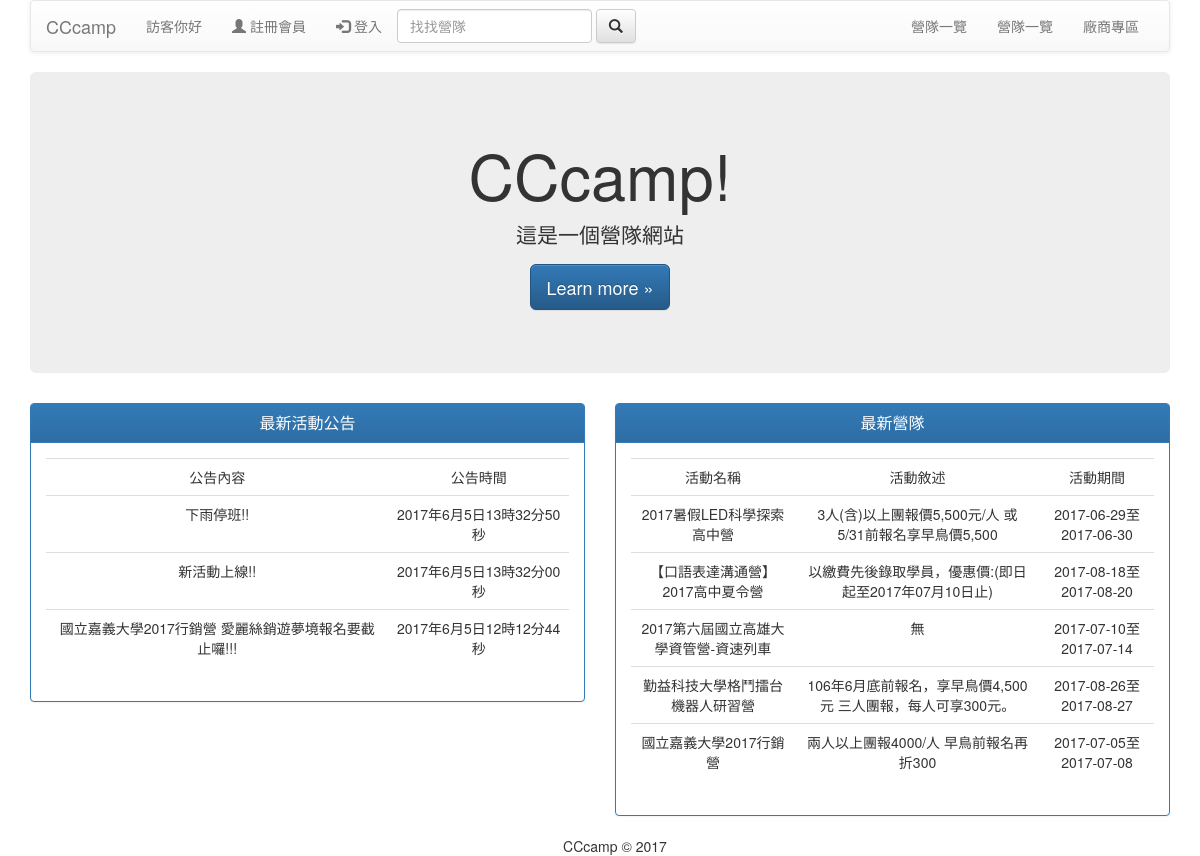
The page / on the database its author committed.
### tables this page shows
CREATE TABLE `news` (
  `n_code` int(10) NOT NULL,
  `n_content` varchar(500) NOT NULL,
  `n_time` varchar(30) NOT NULL,
  `u_code` int(10) NOT NULL
);

CREATE TABLE `activity` (
  `act_code` int(10) NOT NULL,
  `act_name` varchar(100) NOT NULL,
  `act_desc` varchar(300) NOT NULL,
  `act_price` int(5) NOT NULL,
  `act_area` enum('臺北市','新北市','桃園市','臺中市','臺南市','高雄市','基隆市','桃園縣','新竹市','新竹縣','苗栗縣','彰化市','彰化縣','南投縣','雲林縣','嘉義市','嘉義縣','屏東市','屏東縣','台東縣','花蓮市','花蓮縣','宜蘭縣','澎湖縣','金門縣','連江縣','香港','海外','其他') NOT NULL,
  `act_stage1` varchar(5) NOT NULL,
  `act_stage2` varchar(5) NOT NULL,
  `act_stage3` varchar(5) NOT NULL,
  `act_stage4` varchar(5) NOT NULL,
  `act_stage5` varchar(5) NOT NULL,
  `act_stage6` varchar(5) NOT NULL,
  `act_stage7` varchar(5) NOT NULL,
  `act_stage8` varchar(5) NOT NULL,
  `act_field` enum('法政','財經','外語','數理化學','地球與環境','資訊','生物資源','建築','設計','藝術','社會與心理','大眾傳播','文史哲','教育','管理','運動遊憩','工程','機器人','生命科學','醫藥衛生','其他') NOT NULL,
  `act_poster` longblob,
  `act_url` varchar(100) NOT NULL,
  `act_signup_starttime` date NOT NULL,
  `act_signup_endtime` date NOT NULL,
  `act_starttime` date NOT NULL,
  `act_endtime` date NOT NULL,
  `act_PICname` varchar(10) NOT NULL,
  `act_PICphone` int(10) NOT NULL,
  `act_ORG` varchar(40) NOT NULL,
  `u_code` int(10) NOT NULL
);

### index.php (the view, shortened to what this page needs)
<!DOCTYPE html>
<html lang="en">
<head>
    <link rel="stylesheet" href="https://maxcdn.bootstrapcdn.com/bootstrap/3.3.7/css/bootstrap.min.css">
    <link rel="stylesheet" href="https://maxcdn.bootstrapcdn.com/bootstrap/3.3.7/css/bootstrap-theme.min.css">
</head>
<body>
    <div class="container text-center">
        <?php include 'header.php';
        include "dbconnect.php";?>
        <div class="jumbotron">
            <h1>CCcamp!</h1>
            <p>這是一個營隊網站</p>
            <p><a class="btn btn-primary btn-lg" href="#" role="button">Learn more &raquo;</a></p>
        </div>
        <div class="row">
            <div class="col-sm-6">
                <div class="panel panel-primary">
                    <div class="panel-heading">
                        <h3 class="panel-title">最新活動公告</h3>
                    </div>
                    <div class="panel-body">
                        <table class="table">
                            <?php
                            $result=mysqli_query($link,"SELECT * FROM news ORDER BY n_code DESC LIMIT 6");
                                echo "<tr><td>公告內容</td>";
                                echo "<td>公告時間</td></tr>";
                            while($row=mysqli_fetch_assoc($result)){
                                echo"<tr>";
                                echo "<td>".$row["n_content"]."</td>";
                                echo "<td>".$row["n_time"]."</td>";
                                echo "</tr>";
                            }
                            ?>
                        </table>
                    </div>
                </div>
            </div>
            <div class="col-sm-6">
                <div class="panel panel-primary">
                    <div class="panel-heading">
                        <h3 class="panel-title">最新營隊</h3>
                    </div>
                    <div class="panel-body">
                        <table class="table">
                            <?php
                            $result2 = mysqli_query($link,"SELECT * FROM `activity` ORDER BY `act_code` DESC LIMIT 6");
                            echo "<tr><td>活動名稱</td>";
                            echo "<td>活動敘述</td>";
                            echo "<td>活動期間</td></tr>";
                            while( $row2 = mysqli_fetch_assoc($result2)){
                                echo"<tr>";
                                echo "<td>";
                                echo $row2["act_name"]."<br>";
                                echo "</td><td>";
                                echo $row2["act_desc"]."<br>";
                                echo "</td><td>";
                                echo $row2["act_starttime"]."至".$row2["act_endtime"];
                                echo "</td></tr>";
                            }
                            ?>
                        </table>
                    </div>
                </div>
            </div>
        </div>
        <?php include 'footer.php'; ?>
    </div>
</body>
</html>

### header.php (shortened to what this page needs)
<!DOCTYPE html>
<html lang="en">
<head>
    <link rel="stylesheet" href="https://maxcdn.bootstrapcdn.com/bootstrap/3.3.7/css/bootstrap.min.css">
    <link rel="stylesheet" href="https://maxcdn.bootstrapcdn.com/bootstrap/3.3.7/css/bootstrap-theme.min.css">
</head>
<body>
    <nav class="navbar navbar-default">
        <div class="container-fluid">
            <div class="navbar-header">
            <a class="navbar-brand" href="index.php">CCcamp</a>
            </div>
            <div class="collapse navbar-collapse" id="bs-example-navbar-collapse-1">
                <ul class="nav navbar-nav navbar-left">
                <?php
                if(isset($_SESSION['user'])) {
                    echo "<p class='navbar-text'>已經登入為 : ".$_SESSION['user']." </p>";
                    echo "<a href='logout.php' class='btn btn-default navbar-btn'>登出</a>";
                }else {
                    echo "<p class='navbar-text'>訪客你好</p>";
                    echo "<ul class='nav navbar-nav navbar-right'>";
                    echo "<li><a href='regist.php'><span class='glyphicon glyphicon-user'></span> 註冊會員</a></li>";
                    echo "<li><a href='login.php'><span class='glyphicon glyphicon-log-in'></span> 登入</a></li>";
                    echo "</ul>";
                }
                ?>
                </ul>
                <form class="navbar-form navbar-left" action="search.php" method="get">
                    <div class="form-group">
                    <input type="text" class="form-control" name="srch" placeholder="找找營隊">
                    </div>
                    <button type="submit" class="btn btn-default"><i class="glyphicon glyphicon-search"></i></button>
                </form>
                <ul class="nav navbar-nav navbar-right">
                <?php
                if(!isset($_SESSION['auth'])) {
                    echo "<li><a href='allcamp.php'>營隊一覽</a></li>
                        <li><a href='allcamp.php'>營隊一覽</a></li>
                        <li><a href='sup.php'>廠商專區</a></li>";
                }elseif ($_SESSION['auth'] == 'user') {
                    echo "<li><a href='mydata.php'>我的資料</a></li>
                        <li><a href='allcamp.php'>營隊一覽</a></li>
                        <li><a href='hot.php'>熱門資料</a></li>
                        <li><a href='mycollect.php'>營隊收藏</a></li>";
                }elseif ($_SESSION['auth'] == 'admin') {
                    echo "<li><a href='mydata.php'>我的資料</a></li>
                        <li><a href='newcamp.php'>刊登營隊</a></li>
                        <li><a href='actnews.php'>管理最新消息</a></li>
                        <li><a href='mycamp.php'>營隊修改</a></li>";
                }elseif  ($_SESSION['auth'] == 'su') {
                    echo "<li><a href='mydata.php'>我的資料</a></li>
                        <li><a href='sucamp.php'>管理營隊</a></li>
                        <li><a href='suuser.php'>管理會員</a></li>
                        <li><a href='sucom.php'>管理評價</a></li>
                        <li><a href='sunews.php'>管理最新消息</a></li>";
                }
                ?>
                </ul>
            </div>
        </div>
    </nav>
</body>
</html>

### footer.php (shortened to what this page needs)
<!DOCTYPE html>
<html lang="en">
<head>
    <link rel="stylesheet" href="https://maxcdn.bootstrapcdn.com/bootstrap/3.3.7/css/bootstrap.min.css">
    <link rel="stylesheet" href="https://maxcdn.bootstrapcdn.com/bootstrap/3.3.7/css/bootstrap-theme.min.css">
</head>
<body>
    <div class="container">
        <div class="footer footer-static">
            <span>CCcamp &copy 2017</span>
        </div>
    </div>
</body>
</html>

### rows shown on the page
news: n_content "下雨停班!!", n_time "2017年6月5日13時32分50秒"
news: n_content "新活動上線!!", n_time "2017年6月5日13時32分00秒"
news: n_content "國立嘉義大學2017行銷營 愛麗絲銷遊夢境報名要截止囉!!!", n_time "2017年6月5日12時12分44秒"
activity: act_name "2017暑假LED科學探索高中營", act_desc "3人(含)以上團報價5,500元/人 或 5/31前報名享早鳥價5,500", act_starttime "2017-06-29", act_endtime "2017-06-30"
activity: act_name "【口語表達溝通營】2017高中夏令營", act_desc "以繳費先後錄取學員，優惠價:(即日起至2017年07月10日止)", act_starttime "2017-08-18", act_endtime "2017-08-20"
activity: act_name "2017第六屆國立高雄大學資管營-資速列車", act_desc "無", act_starttime "2017-07-10", act_endtime "2017-07-14"
activity: act_name "勤益科技大學格鬥擂台機器人研習營", act_desc "106年6月底前報名，享早鳥價4,500元 三人團報，每人可享300元。", act_starttime "2017-08-26", act_endtime "2017-08-27"
activity: act_name "國立嘉義大學2017行銷營", act_desc "兩人以上團報4000/人 早鳥前報名再折300", act_starttime "2017-07-05", act_endtime "2017-07-08"
